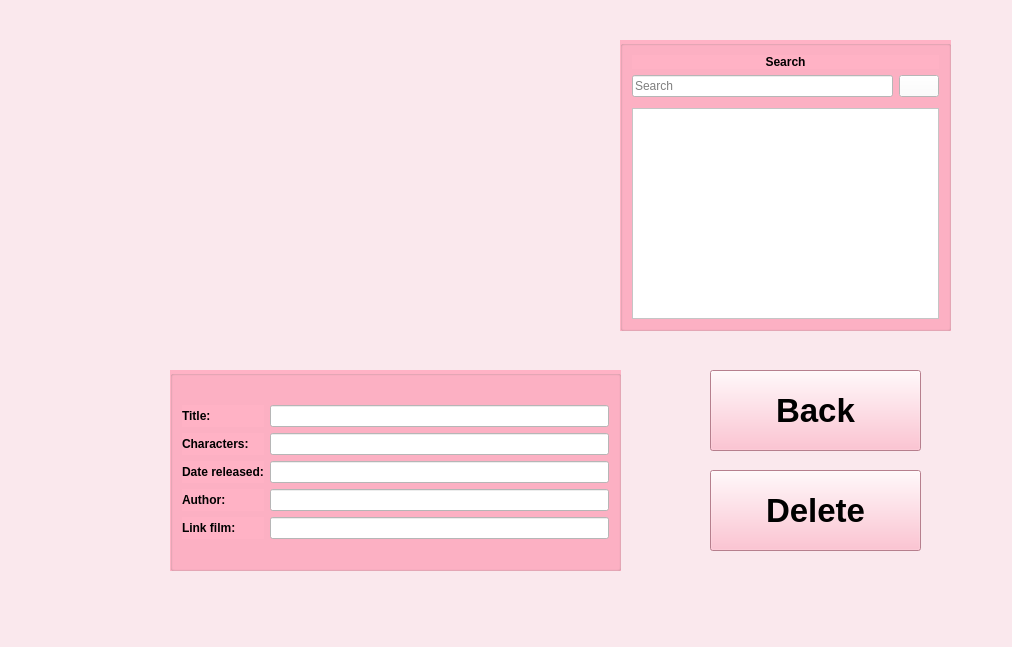
<?xml version="1.0" encoding="UTF-8"?>
<ui version="4.0">
 <class>MainWindow</class>
 <widget class="QMainWindow" name="MainWindow">
  <property name="geometry">
   <rect>
    <x>0</x>
    <y>0</y>
    <width>1012</width>
    <height>647</height>
   </rect>
  </property>
  <property name="windowTitle">
   <string>MainWindow</string>
  </property>
  <property name="styleSheet">
   <string notr="true">background-color: rgb(250, 232, 237);
</string>
  </property>
  <widget class="QWidget" name="centralwidget">
   <widget class="QGroupBox" name="groupBox">
    <property name="geometry">
     <rect>
      <x>170</x>
      <y>370</y>
      <width>451</width>
      <height>201</height>
     </rect>
    </property>
    <property name="styleSheet">
     <string notr="true">background-color: rgb(255, 178, 197);</string>
    </property>
    <property name="title">
     <string/>
    </property>
    <layout class="QGridLayout" name="gridLayout_2">
     <item row="0" column="0">
      <layout class="QGridLayout" name="gridLayout">
       <item row="1" column="1">
        <widget class="QLineEdit" name="lineEdit_Character">
         <property name="styleSheet">
          <string notr="true">background-color: rgb(255, 255, 255);</string>
         </property>
        </widget>
       </item>
       <item row="2" column="0">
        <widget class="QLabel" name="label_4">
         <property name="font">
          <font>
           <weight>75</weight>
           <bold>true</bold>
          </font>
         </property>
         <property name="text">
          <string>Date released:</string>
         </property>
        </widget>
       </item>
       <item row="1" column="0">
        <widget class="QLabel" name="label_3">
         <property name="font">
          <font>
           <weight>75</weight>
           <bold>true</bold>
          </font>
         </property>
         <property name="text">
          <string>Characters:</string>
         </property>
        </widget>
       </item>
       <item row="2" column="1">
        <widget class="QLineEdit" name="lineEdit_Date">
         <property name="styleSheet">
          <string notr="true">background-color: rgb(255, 255, 255);</string>
         </property>
        </widget>
       </item>
       <item row="3" column="0">
        <widget class="QLabel" name="label_5">
         <property name="font">
          <font>
           <weight>75</weight>
           <bold>true</bold>
          </font>
         </property>
         <property name="text">
          <string>Author:</string>
         </property>
        </widget>
       </item>
       <item row="3" column="1">
        <widget class="QLineEdit" name="lineEdit_Author">
         <property name="styleSheet">
          <string notr="true">background-color: rgb(255, 255, 255);</string>
         </property>
        </widget>
       </item>
       <item row="0" column="0">
        <widget class="QLabel" name="label_2">
         <property name="font">
          <font>
           <weight>75</weight>
           <bold>true</bold>
          </font>
         </property>
         <property name="text">
          <string>Title:</string>
         </property>
        </widget>
       </item>
       <item row="0" column="1">
        <widget class="QLineEdit" name="lineEdit_Title">
         <property name="styleSheet">
          <string notr="true">background-color: rgb(255, 255, 255);</string>
         </property>
        </widget>
       </item>
       <item row="4" column="0">
        <widget class="QLabel" name="label_6">
         <property name="font">
          <font>
           <weight>75</weight>
           <bold>true</bold>
          </font>
         </property>
         <property name="text">
          <string>Link film:</string>
         </property>
        </widget>
       </item>
       <item row="4" column="1">
        <widget class="QLineEdit" name="lineEdit_LinkFilm">
         <property name="styleSheet">
          <string notr="true">background-color: rgb(255, 255, 255);</string>
         </property>
        </widget>
       </item>
      </layout>
     </item>
    </layout>
   </widget>
   <widget class="QGroupBox" name="groupBox_2">
    <property name="geometry">
     <rect>
      <x>620</x>
      <y>40</y>
      <width>331</width>
      <height>291</height>
     </rect>
    </property>
    <property name="styleSheet">
     <string notr="true">background-color: rgb(255, 178, 197);
</string>
    </property>
    <property name="title">
     <string/>
    </property>
    <layout class="QVBoxLayout" name="verticalLayout_2">
     <item>
      <widget class="QLabel" name="label">
       <property name="text">
        <string>&lt;html&gt;&lt;head/&gt;&lt;body&gt;&lt;p align=&quot;center&quot;&gt;&lt;span style=&quot; font-weight:600;&quot;&gt;Search&lt;/span&gt;&lt;/p&gt;&lt;/body&gt;&lt;/html&gt;</string>
       </property>
      </widget>
     </item>
     <item>
      <layout class="QVBoxLayout" name="verticalLayout">
       <item>
        <layout class="QHBoxLayout" name="horizontalLayout">
         <property name="sizeConstraint">
          <enum>QLayout::SetMinimumSize</enum>
         </property>
         <property name="bottomMargin">
          <number>5</number>
         </property>
         <item>
          <widget class="QLineEdit" name="lineEdit_Search">
           <property name="styleSheet">
            <string notr="true">background-color: rgb(255, 255, 255);</string>
           </property>
           <property name="text">
            <string/>
           </property>
           <property name="placeholderText">
            <string>Search</string>
           </property>
          </widget>
         </item>
         <item>
          <widget class="QPushButton" name="pushButton_Search">
           <property name="styleSheet">
            <string notr="true">background-color: rgb(255, 255, 255);</string>
           </property>
           <property name="text">
            <string/>
           </property>
           <property name="icon">
            <iconset>
             <normaloff>../images/search.jpg</normaloff>../images/search.jpg</iconset>
           </property>
          </widget>
         </item>
        </layout>
       </item>
       <item>
        <widget class="QListView" name="Qlistview_da_viet">
         <property name="styleSheet">
          <string notr="true">background-color: rgb(255, 255, 255);</string>
         </property>
        </widget>
       </item>
      </layout>
     </item>
    </layout>
   </widget>
   <widget class="QLabel" name="label_9">
    <property name="geometry">
     <rect>
      <x>220</x>
      <y>30</y>
      <width>331</width>
      <height>291</height>
     </rect>
    </property>
    <property name="text">
     <string/>
    </property>
    <property name="pixmap">
     <pixmap>C:/Users/HP/Downloads/Harper Russo (3).png</pixmap>
    </property>
    <property name="scaledContents">
     <bool>true</bool>
    </property>
   </widget>
   <widget class="QPushButton" name="pushButton_Back">
    <property name="geometry">
     <rect>
      <x>710</x>
      <y>370</y>
      <width>211</width>
      <height>81</height>
     </rect>
    </property>
    <property name="font">
     <font>
      <pointsize>25</pointsize>
      <weight>75</weight>
      <bold>true</bold>
     </font>
    </property>
    <property name="styleSheet">
     <string notr="true">background-color: rgb(255, 178, 197);
</string>
    </property>
    <property name="text">
     <string>Back</string>
    </property>
   </widget>
   <widget class="QPushButton" name="pushButton_Delete">
    <property name="geometry">
     <rect>
      <x>710</x>
      <y>470</y>
      <width>211</width>
      <height>81</height>
     </rect>
    </property>
    <property name="font">
     <font>
      <pointsize>25</pointsize>
      <weight>75</weight>
      <bold>true</bold>
     </font>
    </property>
    <property name="styleSheet">
     <string notr="true">background-color: rgb(255, 178, 197);
</string>
    </property>
    <property name="text">
     <string>Delete</string>
    </property>
   </widget>
  </widget>
  <widget class="QMenuBar" name="menubar">
   <property name="geometry">
    <rect>
     <x>0</x>
     <y>0</y>
     <width>1012</width>
     <height>22</height>
    </rect>
   </property>
  </widget>
  <widget class="QStatusBar" name="statusbar"/>
 </widget>
 <resources/>
 <connections/>
</ui>
